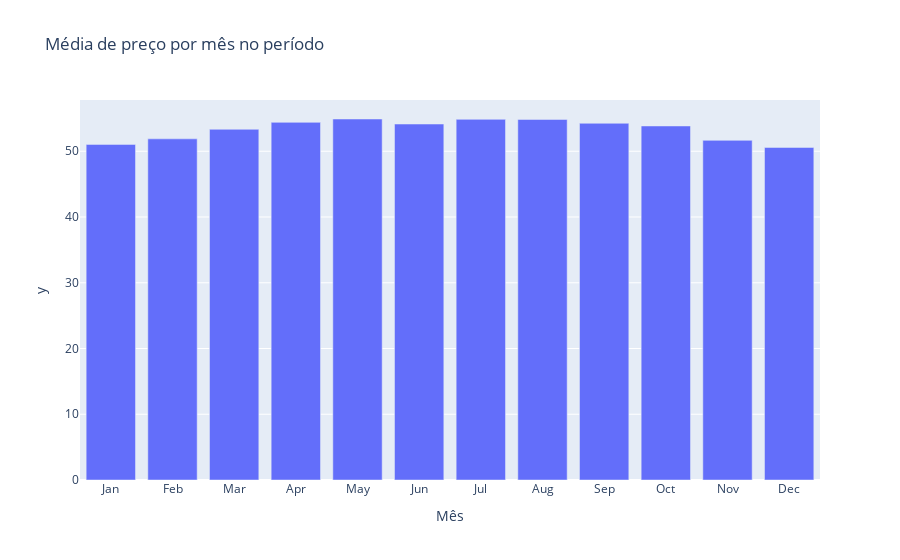

The cell this chart's notebook holds for it:
### Code cell
# Agrupar os dados por mês e calcule a média de do preço
df_mensal = df.groupby(df['ds'].dt.month)['y'].mean().reset_index()

# Adicionar uma coluna com os nomes dos meses
df_mensal['Mês'] = df_mensal['ds'].apply(lambda x: calendar.month_abbr[x])

# Criar um gráfico de barras
fig = px.bar(df_mensal, x='Mês', y='y', title='Média de preço por mês no período')
fig.update_yaxes(title = 'Valor médio US$')
# Mostrar o gráfico
fig.show()

### Figure 1 — Plotly figure (JSON) as saved in the notebook; plotly's stock layout.template omitted (floating-point values rounded to 4 significant figures)
{"data": [{"alignmentgroup": "True", "hovertemplate": "Mês=%{x}<br>y=%{y}<extra></extra>", "legendgroup": "", "marker": {"color": "#636efa", "pattern": {"shape": ""}}, "name": "", "offsetgroup": "", "orientation": "v", "showlegend": false, "textposition": "auto", "type": "bar", "x": ["Jan", "Feb", "Mar", "Apr", "May", "Jun", "Jul", "Aug", "Sep", "Oct", "Nov", "Dec"], "xaxis": "x", "y": [51.04, 51.89, 53.34, 54.39, 54.9, 54.14, 54.85, 54.83, 54.25, 53.84, 51.66, 50.58], "yaxis": "y"}], "layout": {"barmode": "relative", "legend": {"tracegroupgap": 0}, "title": {"text": "Média de preço por mês no período"}, "xaxis": {"anchor": "y", "domain": [0, 1], "title": {"text": "Mês"}}, "yaxis": {"anchor": "x", "domain": [0, 1], "title": {"text": "y"}}}}
